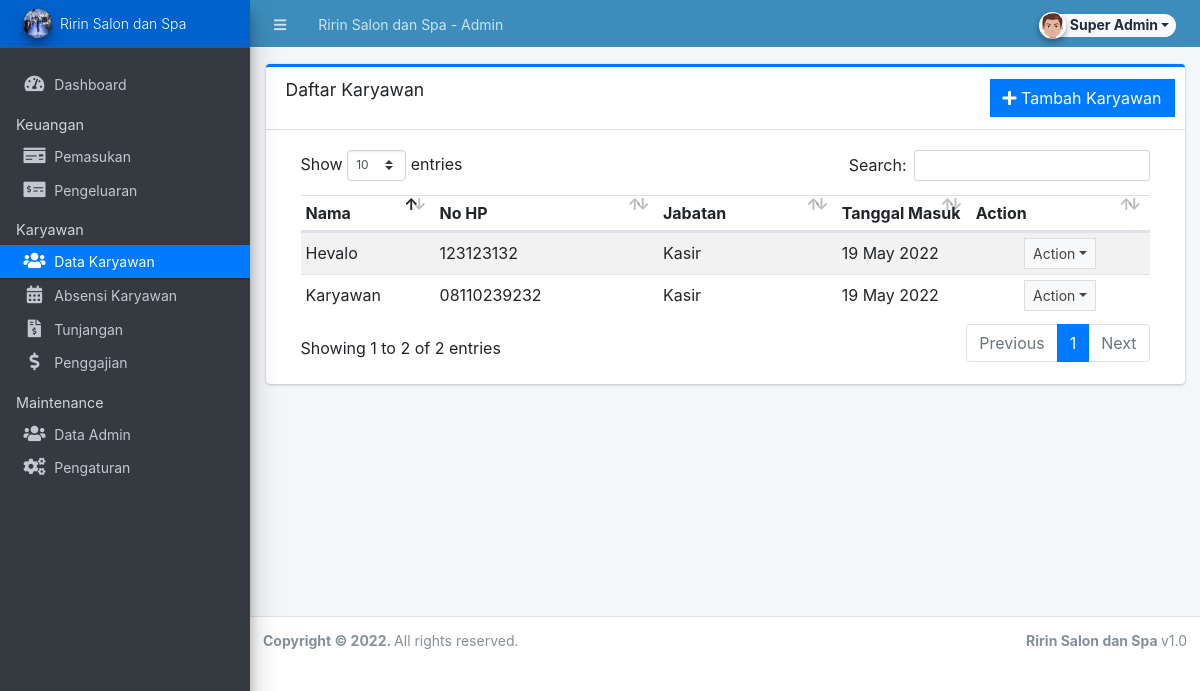
The page /admin/?page=karyawan/karyawan (signed in) on the database its author committed.
### tables this page shows
CREATE TABLE `karyawan` (
  `id` int(11) NOT NULL AUTO_INCREMENT,
  `nama` varchar(50) DEFAULT NULL,
  `alamat` varchar(100) DEFAULT NULL,
  `nohp` varchar(15) DEFAULT NULL,
  `jabatan` int(11) DEFAULT NULL,
  `gajipokok` int(11) DEFAULT NULL,
  `tanggalmasuk` date DEFAULT NULL,
  KEY `id` (`id`)
);

### admin/karyawan/karyawan.php (the view, shortened to what this page needs)
<div class="card card-outline card-primary">
	<div class="card-header">
		<h3 class="card-title">Daftar Karyawan</h3>
		<div class="card-tools">
			<a href="javascript:void(0)" id="create_new" class="btn btn-flat btn-primary"><span class="fas fa-plus"></span>  Tambah Karyawan</a>
		</div>
	</div>
	<div class="card-body">
		<div class="container-fluid">
        <div class="container-fluid">
			<table class="table table-hovered table-striped">
				<colgroup>
					<col width="15%">
					<col width="25%">
					<col width="20%">
					<col width="15%">
					<col width="20%">
				</colgroup>
				<thead>
					<tr>
						<th>Nama</th>
						<th>No HP</th>
                        <th>Jabatan</th>
                        <th>Tanggal Masuk</th>
						<th>Action</th>
					</tr>
				</thead>
				<tbody>
					<?php
						$qry = $conn->query("SELECT * from karyawan order by id asc ");
						while($row = $qry->fetch_assoc()):
					?>
						<tr>
                            <td><?php echo $row['nama'] ?></td>
                            <td><?php echo $row['nohp'] ?></td>
                            <td>
                                <?php if($row['jabatan'] == 1): ?>
                                    <span>Hairstylist</span>
                                <?php elseif($row['jabatan'] == 2): ?>
                                    <span>Kasir</span>
                                <?php else :?>
                                    <span>Hairdresser</span>
                                <?php endif; ?>
                            </td>
							<td><?php echo date("d M Y",strtotime($row['tanggalmasuk'])) ?></td>
							<td align="center">
								 <button type="button" class="btn btn-flat btn-default btn-sm dropdown-toggle dropdown-icon" data-toggle="dropdown">
				                  		Action
				                  </button>
							</td>
						</tr>
					<?php endwhile; ?>
				</tbody>
			</table>
		</div>
		</div>
	</div>
</div>

### rows shown on the page
karyawan: nama "Karyawan", nohp "08110239232", jabatan "Kasir", tanggalmasuk "19 May 2022"
karyawan: nama "Hevalo", nohp "123123132", jabatan "Kasir", tanggalmasuk "19 May 2022"

### other values the page prints
$_settings->info('name') "Ririn Salon dan Spa"
$_settings->userdata('nama') "Super Admin"
$_settings->info('short_name') "Ririn Salon dan Spa"
